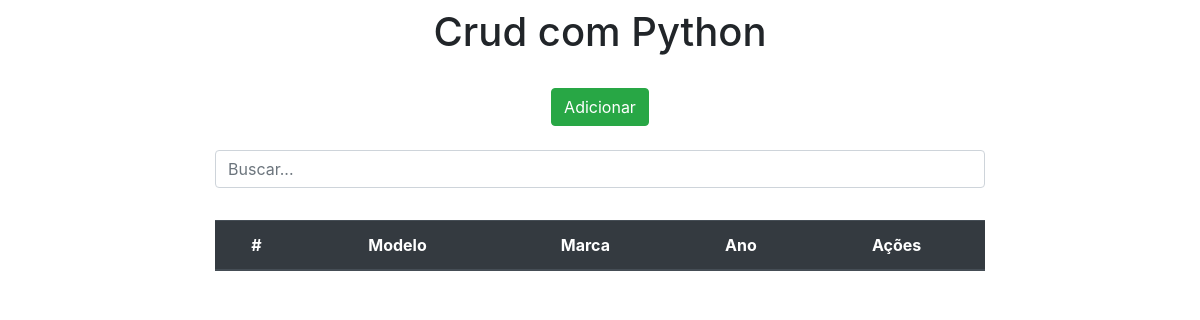
The app's page /, older data.
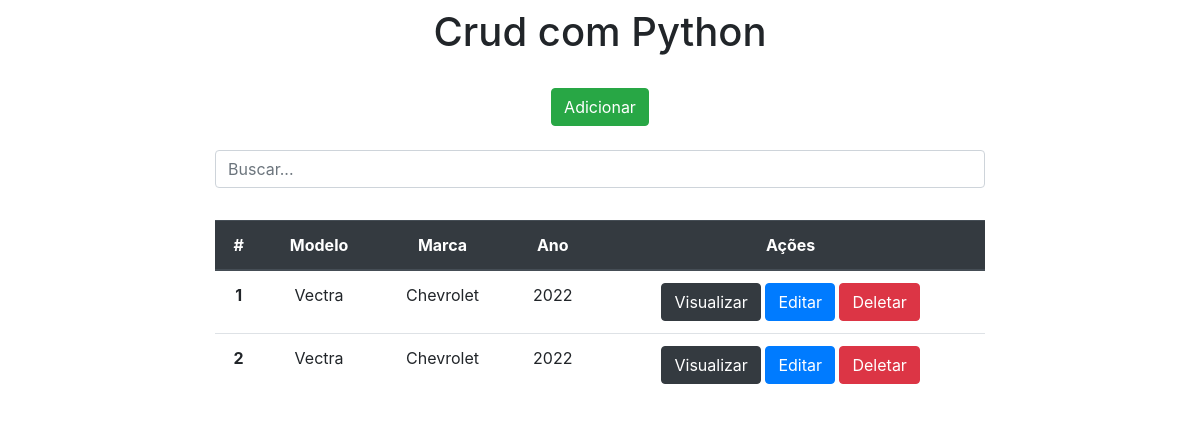
The same page, newer data.
### app/models.py (models this page shows)
class Carros(models.Model):
    modelo = models.CharField(max_length=150)
    marca = models.CharField(max_length=100)
    ano = models.IntegerField()

### app/views.py (the view)
# urls.py: 2. Add a URL to urlpatterns:  path('', views.home, name='home')
def home(request):
    data = {}
    search = request.GET.get('search')
    if search:
        data['db'] = Carros.objects.filter(modelo__icontains=search)
    else:
        data['db'] = Carros.objects.all()
    return render(request, 'index.html', data)

### app/templates/index.html (shortened to what this page needs)
<!DOCTYPE html>
<html lang="pt-br">
<head>
    <link rel="stylesheet" href="https://stackpath.bootstrapcdn.com/bootstrap/4.4.1/css/bootstrap.min.css">
</head>
<body>
    <div class="col-8 m-auto pt-2 pb-2 text-center">
        <h1>Crud com Python</h1>
    </div>
    <div class="col-8 m-auto pt-3 pb-2 text-center">
        <a href="/form" class="btn btn-success">Adicionar</a>
    </div>
    <div class="col-8 m-auto pt-3 pb-2 text-center">
        <form method="get">
            <input type="text" id="search" name="search" class="form-control" placeholder="Buscar...">
        </form>
    </div>
    <div class="col-8 m-auto pt-4 pb-2 text-center">
        <table class="table">
            <thead class="thead-dark">
              <tr>
                <th scope="col">#</th>
                <th scope="col">Modelo</th>
                <th scope="col">Marca</th>
                <th scope="col">Ano</th>
                <th scope="col">Ações</th>
              </tr>
            </thead>
            <tbody>
            {% for dbs in db %}
             <tr>
                <th>{{dbs.id}}</th>
                <td>{{dbs.modelo}}</td>
                <td>{{dbs.marca}}</td>
                <td>{{dbs.ano}}</td>
                <td>
                    <a href="/view/{{dbs.id}}/" class="btn btn-dark">Visualizar</a>
                    <a href="/edit/{{dbs.id}}/" class="btn btn-primary">Editar</a>
                    <a href="/delete/{{dbs.id}}/" class="btn btn-danger btnDel">Deletar</a>
                </td>
              </tr>
            {% endfor %}
            </tbody>
        </table>
    </div>
    {% load static %}
</body>
</html>

Row changes from the older to the newer data that the page shows:
added Carros: id "1", modelo "Vectra", marca "Chevrolet", ano "2022"
added Carros: id "2", modelo "Vectra", marca "Chevrolet", ano "2022"
